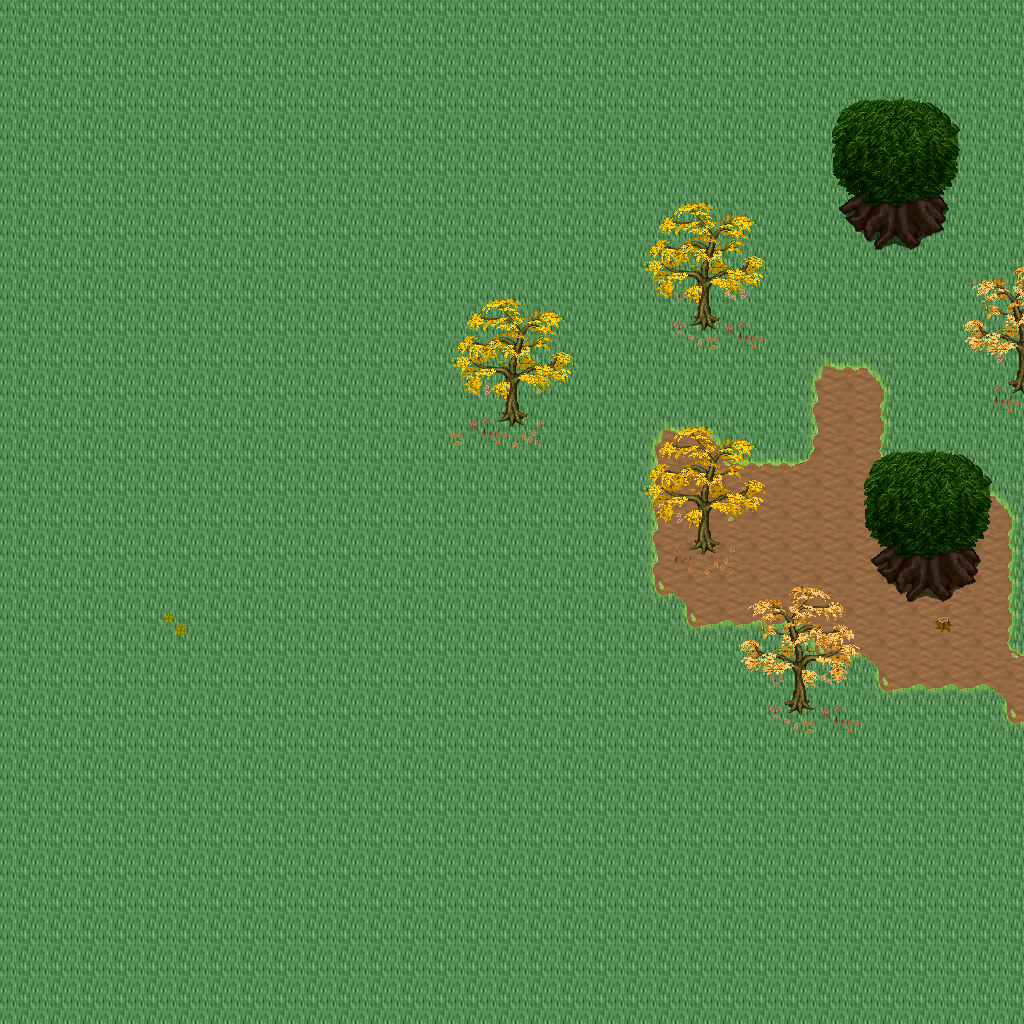

This game map was drawn from its Tiled (.tmx) file and the tilesets committed beside it. A one-line description and the trimmed map source follow:
An orthogonal 32x32 tile map with 32x32 px tiles, 5 tile layers (Ground, Objects, Objects2, Above, ...), 1 hidden layer not drawn, 18 tilesets.

<map version="1.10" tiledversion="1.11.0" orientation="orthogonal" renderorder="right-down" width="32" height="32" tilewidth="32" tileheight="32" infinite="0" nextlayerid="11" nextobjectid="1">
 <tileset firstgid="1" name="logic_collision" tilewidth="32" tileheight="32" tilecount="1" columns="1">
  <image source="../drawable/logic_collision.png" width="32" height="32" />
 </tileset>
 <tileset firstgid="2" name="ground_ground" tilewidth="32" tileheight="32" tilecount="33" columns="3">
  <image source="../drawable/ground_ground.png" width="96" height="352" />
 </tileset>
 <tileset firstgid="35" name="ground_grass_corners" tilewidth="32" tileheight="32" tilecount="24" columns="6">
  <image source="../drawable/ground_grass_corners.png" width="192" height="128" />
 </tileset>
 <tileset firstgid="59" name="ground_grass_edges" tilewidth="32" tileheight="32" tilecount="36" columns="12">
  <image source="../drawable/ground_grass_edges.png" width="384" height="96" />
 </tileset>
 <tileset firstgid="95" name="ground_grass_2" tilewidth="32" tileheight="32" tilecount="21" columns="3">
  <image source="../drawable/ground_grass_2.png" width="96" height="224" />
 </tileset>
 <tileset firstgid="116" name="plant_leaves" tilewidth="32" tileheight="32" tilecount="8" columns="4">
  <image source="../drawable/plant_leaves.png" width="128" height="64" />
 </tileset>
 <tileset firstgid="124" name="plant_tree_tree_darkgreen" tilewidth="32" tileheight="32" tilecount="88" columns="8">
  <image source="../drawable/plant_tree_tree_darkgreen.png" width="256" height="352" />
 </tileset>
 <tileset firstgid="212" name="plant_tree_fall_trees" tilewidth="32" tileheight="32" tilecount="40" columns="8">
  <image source="../drawable/plant_tree_fall_trees.png" width="256" height="160" />
 </tileset>
 <tileset firstgid="252" name="plant_tree_pine_tree" tilewidth="32" tileheight="32" tilecount="20" columns="4">
  <image source="../drawable/plant_tree_pine_tree.png" width="128" height="160" />
 </tileset>
 <tileset firstgid="272" name="plant_stump_hollow_logs" tilewidth="32" tileheight="32" tilecount="6" columns="3">
  <image source="../drawable/plant_stump_hollow_logs.png" width="96" height="64" />
 </tileset>
 <tileset firstgid="278" name="plant_stump_small_stump" tilewidth="32" tileheight="32" tilecount="4" columns="2">
  <image source="../drawable/plant_stump_small_stump.png" width="64" height="64" />
 </tileset>
 <tileset firstgid="282" name="plant_stump_stump_pale_purple" tilewidth="32" tileheight="32" tilecount="4" columns="2">
  <image source="../drawable/plant_stump_stump_pale_purple.png" width="64" height="64" />
 </tileset>
 <tileset firstgid="286" name="plant_flower_daisy_blue" tilewidth="32" tileheight="32" tilecount="8" columns="2">
  <image source="../drawable/plant_flower_daisy_blue.png" width="64" height="128" />
 </tileset>
 <tileset firstgid="294" name="plant_flower_daisy_red" tilewidth="32" tileheight="32" tilecount="8" columns="2">
  <image source="../drawable/plant_flower_daisy_red.png" width="64" height="128" />
 </tileset>
 <tileset firstgid="302" name="plant_flower_daisy_white" tilewidth="32" tileheight="32" tilecount="8" columns="2">
  <image source="../drawable/plant_flower_daisy_white.png" width="64" height="128" />
 </tileset>
 <tileset firstgid="310" name="plant_flower_daisy_yellow" tilewidth="32" tileheight="32" tilecount="8" columns="2">
  <image source="../drawable/plant_flower_daisy_yellow.png" width="64" height="128" />
 </tileset>
 <tileset firstgid="318" name="logic_creature_ent" tilewidth="32" tileheight="32" tilecount="4" columns="4">
  <image source="../drawable/logic_creature_ent.png" width="128" height="32" />
 </tileset>
 <tileset firstgid="322" name="logic_creature_animal" tilewidth="32" tileheight="32" tilecount="32" columns="8">
  <image source="../drawable/logic_creature_animal.png" width="256" height="128" />
 </tileset>
 <layer id="1" name="Ground" width="32" height="32">
  <data>[1024 cells, 1024 non-empty, 2 distinct tile ids]</data>
 </layer>
 <layer id="2" name="Objects" width="32" height="32">
  <data>[1024 cells, 64 non-empty, 24 distinct tile ids]</data>
 </layer>
 <layer id="3" name="Objects2" width="32" height="32">
  <data>[1024 cells, 32 non-empty, 16 distinct tile ids]</data>
 </layer>
 <layer id="4" name="Above" width="32" height="32">
  <data>[1024 cells, 96 non-empty, 44 distinct tile ids]</data>
 </layer>
 <layer id="5" name="Above2" width="32" height="32">
  <data>[1024 cells, 0 non-empty, 0 distinct tile ids]</data>
 </layer>
 <layer id="6" name="Walkable" width="32" height="32" visible="0">
  <data>[1024 cells, 22 non-empty, 1 distinct tile ids]</data>
 </layer>
 <objectgroup id="7" name="Mapevents" />
 <objectgroup id="8" name="Spawn" />
 <objectgroup id="9" name="Keys" />
 <objectgroup id="10" name="Replace" />
</map>
